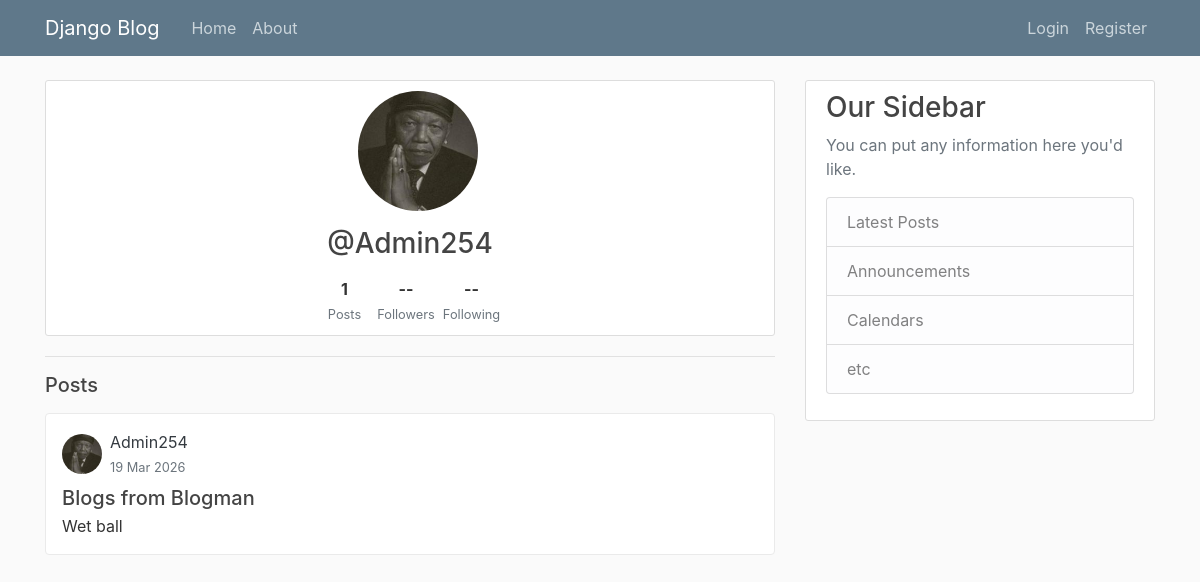
Page /user/Admin254/ on the earlier database version.
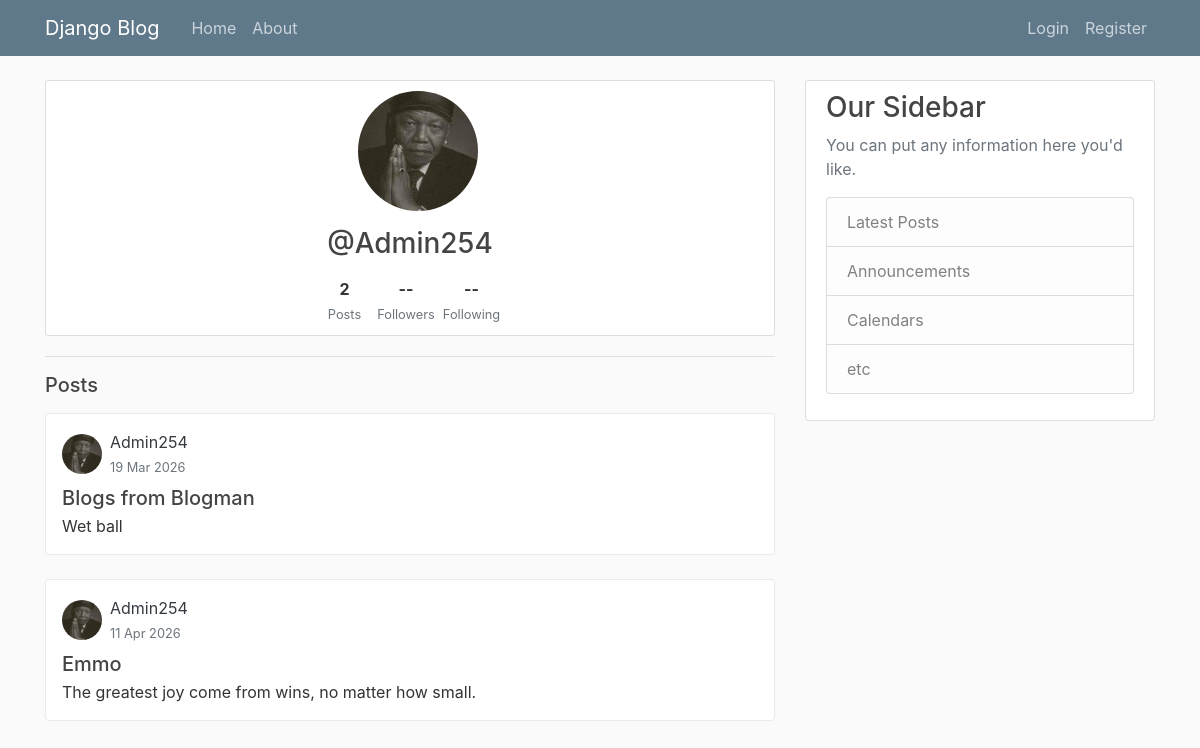
Same page on the later database version.
### blog/models.py (models this page shows, shortened)
class Post(models.Model):
    title = models.CharField(max_length=100)
    content = models.TextField()
    date_posted = models.DateTimeField(default=timezone.now)
    author = models.ForeignKey(User, on_delete=models.CASCADE)

### users/models.py (models this page shows, shortened)
class Profile(models.Model):
    user = models.OneToOneField(User, on_delete=models.CASCADE)
    image = models.ImageField(default='default.jpg', upload_to='profile_pics')

### blog/views.py (the view)
# urls.py: path('user/<str:username>/', views.user_posts, name='user-posts'),
def user_posts(request, username):
    user = get_object_or_404(User, username=username)
    posts = Post.objects.filter(author=user)
    context = {
        'view_user': user,
        'posts': posts
    }
    return render(request, 'blog/user_posts.html', context)

### blog/templates/blog/user_posts.html (shortened to what this page needs)
{% extends "blog/base.html" %}
{% block content %}
<div class="content-section text-center">
  <img
    class="rounded-circle mb-3 ml-3"
    src="{{ view_user.profile.image.url }}"
    style="width: 120px; height: 120px; object-fit: cover;"
  >
  <h3 class="mb-1">@{{ view_user.username }}</h3>
  <div class="d-flex justify-content-center gap-4 mt-3">
    <div>
      <strong>{{ posts|length }}</strong><br>
      <small class="text-muted mx-2 ">Posts</small>
    </div>
    <div>
      <strong>--</strong><br>
      <small class="text-muted mx-2 ">Followers</small>
    </div>
    <div>
      <strong>--</strong><br>
      <small class="text-muted mx-auto ">Following</small>
    </div>
  </div>
</div>
<hr>
<h5 class="mb-3">Posts</h5>
{% for post in posts %}
  <article class="content-section mb-4 p-3 rounded" style="border: 1px solid #eaeaea;">
    <div class="d-flex align-items-center mb-2">
      <img
        class="rounded-circle me-2"
        src="{{ post.author.profile.image.url }}"
        style="width: 40px; height: 40px; object-fit: cover;"
      >
      <div class = "ml-2 ">
        <a href="{% url 'user-posts' post.author.username %}" class="fw-bold text-dark">
          {{ post.author }}
        </a><br>
        <small class="text-muted">
          {{ post.date_posted|date:"d M Y" }}
        </small>
      </div>
    </div>
    <h5 class="mb-1">{{ post.title }}</h5>
    <p class="mb-0">{{ post.content }}</p>
  </article>
{% empty %}
  <p class="text-muted">This user has no posts yet.</p>
{% endfor %}
{% endblock %}

Differences in the rows shown:
added Post: author.profile.image (picture), author "Admin254", date_posted "11 Apr 2026", title "Emmo", content "The greatest joy come from wins, no matter how small."
Other differences:
{{ posts|length }}: "1" → "2"
